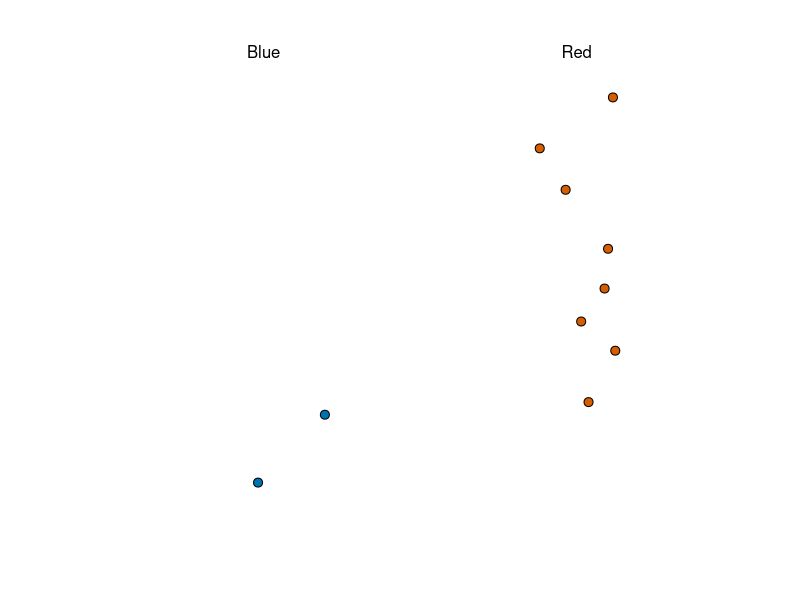
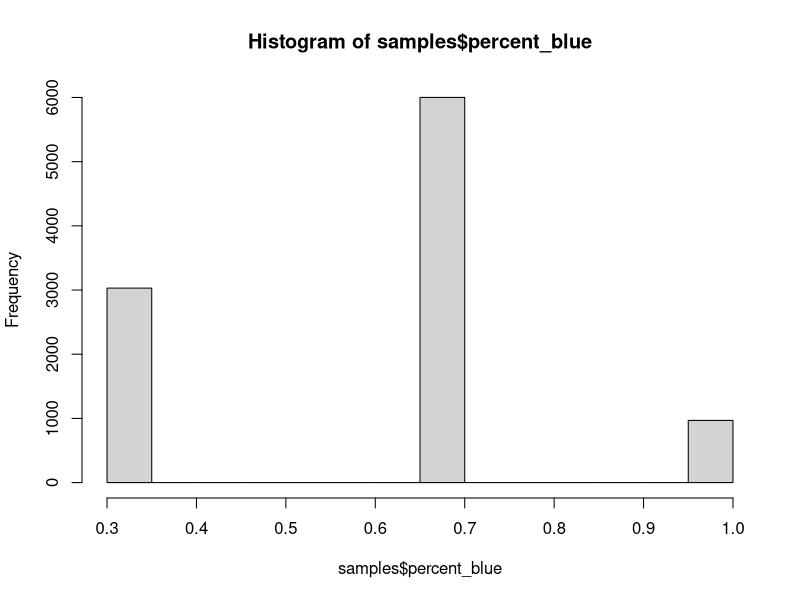
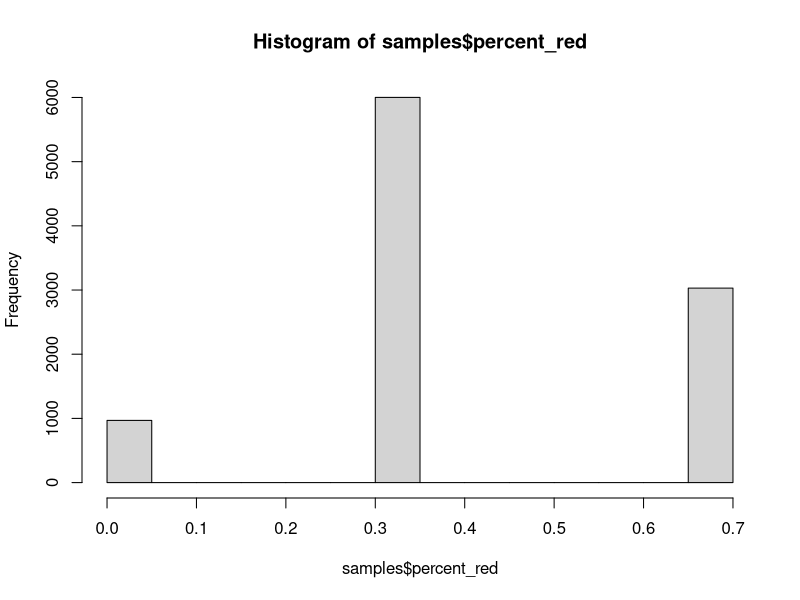
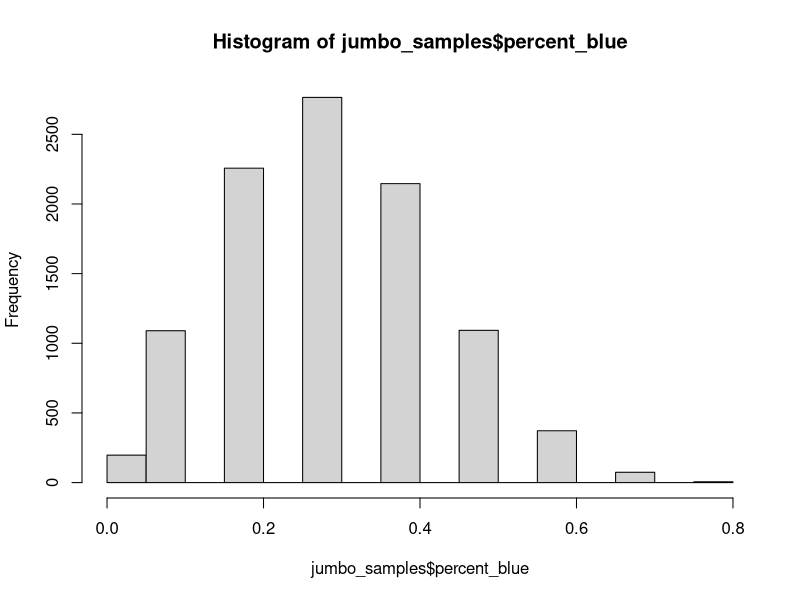
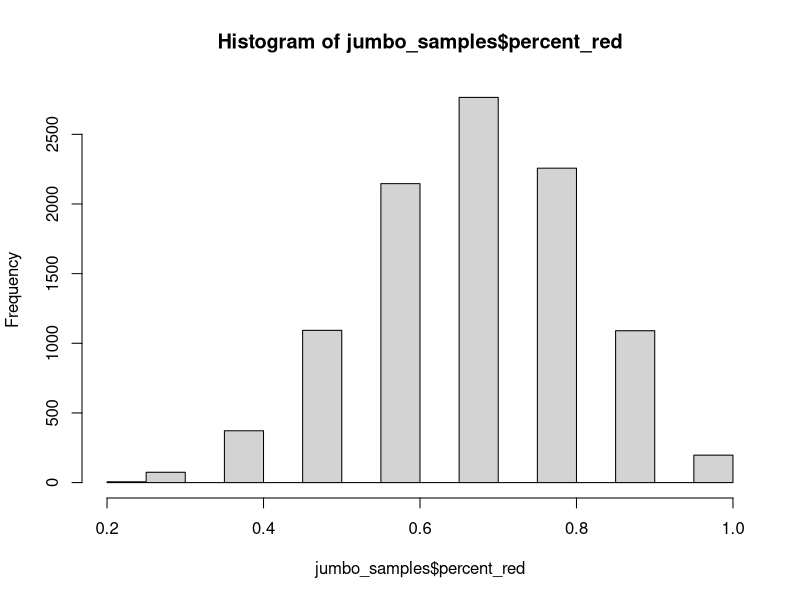

Reproduce these figures in R, in order.
# Pre-Flight --------------------------------------------------------------

#Load Libraries
library(tidyverse)
library(dslabs)


# The Mystery jar ---------------------------------------------------------

# Take multiple polls
take_poll(10)



# Tiny Toy Model jar ------------------------------------------------------

# Create the jar
jar <- rep(c("red", "blue"), times = c(2,3)) %>% as.factor()
jar

#Calculate the percent red
2/5

#Calculate the percent blue
3/5

#Sample 1 bead at random
sample(jar, 1)

#Same 3 beads at random (what % red?)
sample(jar, 3)

# What if we try 10 times?
replicate(10, sample(jar, 3)) %>% table() %>% prop.table() #different code in video, but same effect

# What if we try 1000 times?
replicate(1000, sample(jar, 3)) %>% table() %>% prop.table() #different code in video, but same effect

# What if we try 10,000 times?
replicate(10000, sample(jar, 3)) %>% table() %>% prop.table() #different code in video, but same effect

# Let's do it 10,000 times and see what each result looks like
samples <- replicate(10000, sample(jar,3) %>%  # take 3 beads out of the jar 10,000 times
                       table()) %>% t() %>% # create a table of the results and transpose those results
  data.frame() %>% # make results into a dataframe
  mutate(percent_blue = blue/3, percent_red = red/3) # use mutate to get the percent red and percent blue


# What did we learn?
summary(samples)
hist(samples$percent_blue)
hist(samples$percent_red)


# Jumbo jar ---------------------------------------------------------------
# Create the jar
jumbo_jar <- rep(c("red", "blue"), times = c(84,37)) %>% as.factor()
jumbo_jar

84/(84+37) # percent red
37/(84+37) # percent blue

jumbo_samples <- replicate(10000, sample(jumbo_jar,10) %>%  # take 10 beads out of the jar 10,000 times
                             table()) %>% t() %>% # create a table of the results and transpose those results
  data.frame() %>% # make results into a dataframe
  mutate(percent_blue = blue/10, percent_red = red/10) # use mutate to get the percent red and percent blue

summary(jumbo_samples)
hist(jumbo_samples$percent_blue)
hist(jumbo_samples$percent_red)


# How confident are we? ---------------------------------------------------

# Calculate average Red %
x_hat_red <- mean(jumbo_samples$percent_red)

# Calculate standard error for Red
se_hat_red <- sqrt(x_hat_red * (1 - x_hat_red) / 10000)

# calculate lower and upper bounds for the 95% Confidence Interval
c(x_hat_red - 1.96 * se_hat_red, x_hat_red + 1.96 * se_hat_red)


# Calculate average Blue %
x_hat_blue<- mean(jumbo_samples$percent_blue)

# Calculate standard error for Blue
se_hat_blue <- sqrt(x_hat_blue * (1 - x_hat_blue) / 10000)

# calculate lower and upper bounds for the 95% Confidence Interval
c(x_hat_blue - 1.96 * se_hat_blue, x_hat_blue + 1.96 * se_hat_blue)
